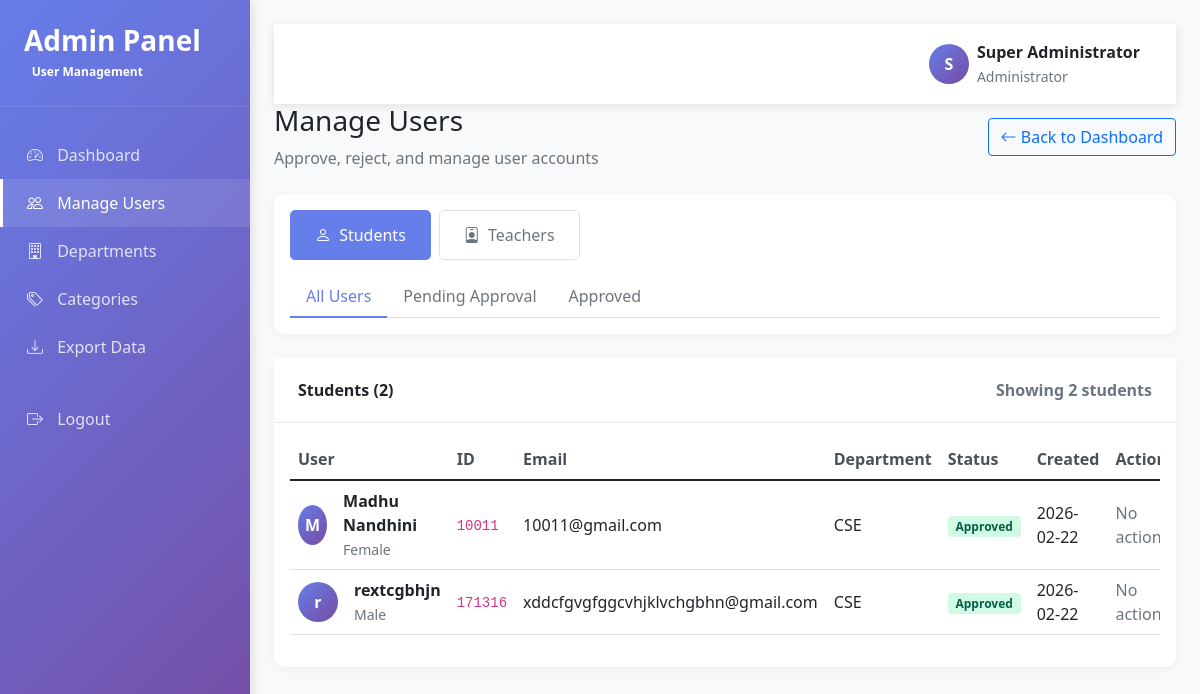
Screenshot of /admin/users (signed in) with the database file from the repository.
### tables this page shows
CREATE TABLE student (
            student_name TEXT NOT NULL,
            student_id TEXT PRIMARY KEY,
            email TEXT UNIQUE NOT NULL,
            phone_number TEXT,
            password TEXT NOT NULL,
            student_gender TEXT,
            student_dept TEXT
        , profile_picture TEXT, is_approved BOOLEAN DEFAULT 1, created_at TIMESTAMP);

### app.py (the view, shortened to what this page needs)
@app.route("/admin/users")
@admin_required
def admin_users():
    user_type = request.args.get("type", "students")
    status = request.args.get("status", "all")
    connection = sqlite3.connect(DB_PATH)
    connection.row_factory = sqlite3.Row
    cursor = connection.cursor()
    if user_type == "students":
        query = "SELECT * FROM student WHERE 1=1"
        params = []
        if status == "pending":
            query += " AND is_approved = 0"
        elif status == "approved":
            query += " AND is_approved = 1"
        query += " ORDER BY created_at DESC"
        cursor.execute(query, params)
        users = cursor.fetchall()
        user_type_name = "Students"
    connection.close()
    return render_template(
        "admin_users.html",
        users=users,
        user_type=user_type,
        user_type_name=user_type_name,
        status=status,
        admin_name=session.get("admin_name")
    )

### app.py (called while the page is built)
@app.context_processor
def inject_firebase_config():
    if FIREBASE_AVAILABLE:
        return dict(firebase_config=get_firebase_config())
    else:
        return dict(firebase_config=DEFAULT_FIREBASE_CONFIG)

@app.context_processor
def inject_csrf():
    return {"csrf_token": lambda: ""}

def admin_required(f):
    from functools import wraps
    @wraps(f)
    def decorated_function(*args, **kwargs):
        if not session.get("logged_in") or not session.get("admin_id"):
            return redirect(url_for("home"))
        return f(*args, **kwargs)
    return decorated_function

### firebase_config.py (called while the page is built)
def get_firebase_config():
    return FIREBASE_CONFIG

### templates/admin_users.html (shortened to what this page needs)
<!DOCTYPE html>
<html lang="en">
<head>
    <link href="https://cdn.jsdelivr.net/npm/bootstrap@5.1.3/dist/css/bootstrap.min.css" rel="stylesheet">
    <link rel="stylesheet" href="https://cdn.jsdelivr.net/npm/bootstrap-icons@1.8.1/font/bootstrap-icons.css">
</head>
<body>
    <div class="sidebar">
        <div class="sidebar-header d-flex align-items-center">
            <div>
                <h3>Admin Panel</h3>
                <span class="badge">User Management</span>
            </div>
        </div>
        <ul class="nav flex-column mt-4">
            <li class="nav-item">
                <a class="nav-link" href="{{ url_for('admin_dashboard') }}">
                    <i class="bi bi-speedometer2"></i> Dashboard
                </a>
            </li>
            <li class="nav-item">
                <a class="nav-link active" href="{{ url_for('admin_users') }}?type=students">
                    <i class="bi bi-people"></i> Manage Users
                </a>
            </li>
            <li class="nav-item">
                <a class="nav-link" href="{{ url_for('admin_departments') }}">
                    <i class="bi bi-building"></i> Departments
                </a>
            </li>
            <li class="nav-item">
                <a class="nav-link" href="{{ url_for('admin_categories') }}">
                    <i class="bi bi-tags"></i> Categories
                </a>
            </li>
            <li class="nav-item">
                <a class="nav-link" href="{{ url_for('admin_export') }}?type=students">
                    <i class="bi bi-download"></i> Export Data
                </a>
            </li>
            <li class="nav-item mt-4">
                <a class="nav-link" href="{{ url_for('admin_logout') }}">
                    <i class="bi bi-box-arrow-right"></i> Logout
                </a>
            </li>
        </ul>
    </div>
    <div class="main-content">
        <nav class="navbar navbar-expand-lg">
            <div class="container-fluid">
                <div class="d-flex align-items-center ms-auto">
                    <div class="user-avatar me-2">
                        {{ admin_name[0] if admin_name else 'A' }}
                    </div>
                    <div>
                        <div class="fw-bold">{{ admin_name }}</div>
                        <small class="text-muted">Administrator</small>
                    </div>
                </div>
            </div>
        </nav>
        <div class="d-flex justify-content-between align-items-center mb-4">
            <div>
                <h1 class="h3 mb-2">Manage Users</h1>
                <p class="text-muted mb-0">Approve, reject, and manage user accounts</p>
            </div>
            <div>
                <a href="{{ url_for('admin_dashboard') }}" class="btn btn-outline-primary">
                    <i class="bi bi-arrow-left"></i> Back to Dashboard
                </a>
            </div>
        </div>
        <div class="card mb-4">
            <div class="card-body">
                <div class="type-tabs mb-3">
                    <ul class="nav nav-pills">
                        <li class="nav-item">
                            <a class="nav-link {% if user_type == 'students' %}active{% endif %}"
                               href="{{ url_for('admin_users') }}?type=students&status={{ status }}">
                                <i class="bi bi-person me-1"></i> Students
                            </a>
                        </li>
                        <li class="nav-item">
                            <a class="nav-link {% if user_type == 'teachers' %}active{% endif %}"
                               href="{{ url_for('admin_users') }}?type=teachers&status={{ status }}">
                                <i class="bi bi-person-badge me-1"></i> Teachers
                            </a>
                        </li>
                    </ul>
                </div>
                <div class="filter-tabs">
                    <ul class="nav nav-tabs">
                        <li class="nav-item">
                            <a class="nav-link {% if status == 'all' %}active{% endif %}"
                               href="{{ url_for('admin_users') }}?type={{ user_type }}&status=all">
                                All Users
                            </a>
                        </li>
                        <li class="nav-item">
                            <a class="nav-link {% if status == 'pending' %}active{% endif %}"
                               href="{{ url_for('admin_users') }}?type={{ user_type }}&status=pending">
                                Pending Approval
                            </a>
                        </li>
                        <li class="nav-item">
                            <a class="nav-link {% if status == 'approved' %}active{% endif %}"
                               href="{{ url_for('admin_users') }}?type={{ user_type }}&status=approved">
                                Approved
                            </a>
                        </li>
                    </ul>
                </div>
            </div>
        </div>
        <div class="card">
            <div class="card-header d-flex justify-content-between align-items-center">
                <span>{{ user_type_name }} ({{ users|length }})</span>
                <div class="text-muted">
                    Showing {{ users|length }} {{ user_type_name.lower() }}
                </div>
            </div>
            <div class="card-body">
                {% if users %}
                <div class="table-responsive">
                    <table class="table table-hover">
                        <thead>
                            <tr>
                                <th>User</th>
                                <th>ID</th>
                                <th>Email</th>
                                <th>Department</th>
                                <th>Status</th>
                                <th>Created</th>
                                <th>Actions</th>
                            </tr>
                        </thead>
                        <tbody>
                            {% for user in users %}
                            <tr>
                                <td>
                                    <div class="d-flex align-items-center">
                                        <div class="user-avatar me-3">
                                            {% if user_type == 'students' %}
                                                {{ user['student_name'][0] if user['student_name'] else 'S' }}
                                            {% else %}
                                                {{ user['teacher_name'][0] if user['teacher_name'] else 'T' }}
                                            {% endif %}
                                        </div>
                                        <div>
                                            <div class="fw-bold">
                                                {% if user_type == 'students' %}
                                                    {{ user['student_name'] }}
                                                {% else %}
                                                    {{ user['teacher_name'] }}
                                                {% endif %}
                                            </div>
                                            <small class="text-muted">
                                                {% if user_type == 'students' %}
                                                    {{ user['student_gender'] if user['student_gender'] else 'No gender' }}
                                                {% else %}
                                                    {{ user['teacher_gender'] if user['teacher_gender'] else 'No gender' }}
                                                {% endif %}
                                            </small>
                                        </div>
                                    </div>
                                </td>
                                <td>
                                    <code>
                                        {% if user_type == 'students' %}
                                            {{ user['student_id'] }}
                                        {% else %}
                                            {{ user['teacher_id'] }}
                                        {% endif %}
                                    </code>
                                </td>
                                <td>{{ user['email'] }}</td>
                                <td>
                                    {% if user_type == 'students' %}
                                        {{ user['student_dept'] if user['student_dept'] else 'Not specified' }}
                                    {% else %}
                                        {{ user['teacher_dept'] if user['teacher_dept'] else 'Not specified' }}
                                    {% endif %}
                                </td>
                                <td>
                                    {% if user['is_approved'] %}
                                        <span class="badge badge-approved">Approved</span>
                                    {% else %}
                                        <span class="badge badge-pending">Pending</span>
                                    {% endif %}
                                </td>
                                <td>
                                    {% if user['created_at'] %}
                                        {{ user['created_at']|string|truncate(10, true, '') }}
                                    {% else %}
                                        N/A
                                    {% endif %}
                                </td>
                                <td>
                                    {% if not user['is_approved'] %}
                                    <div class="btn-group btn-group-sm">
                                        <button class="btn btn-approve"
                                                onclick="approveUser('{% if user_type == 'students' %}{{ user['student_id'] }}{% else %}{{ user['teacher_id'] }}{% endif %}', '{{ user_type[:-1] }}')">
                                            <i class="bi bi-check-lg"></i> Approve
                                        </button>
                                        <button class="btn btn-reject"
                                                onclick="rejectUser('{% if user_type == 'students' %}{{ user['student_id'] }}{% else %}{{ user['teacher_id'] }}{% endif %}', '{{ user_type[:-1] }}')">
                                            <i class="bi bi-x-lg"></i> Reject
                                        </button>
                                    </div>
                                    {% else %}
                                    <span class="text-muted">No actions</span>
                                    {% endif %}
                                </td>
                            </tr>
                            {% endfor %}
                        </tbody>
                    </table>
                </div>
                {% endif %}
            </div>
        </div>
    </div>
</body>
</html>

### templates/admin_users.html (style rules this page uses)
:root { --primary-color: #667eea; --secondary-color: #764ba2; }
body { background-color: #f8f9fa; font-family: 'Segoe UI', Tahoma, Geneva, Verdana, sans-serif; }
.sidebar { background: linear-gradient(135deg, var(--primary-color) 0%, var(--secondary-color) 100%); color: white; min-height: 100vh; position: fixed; width: 250px; transition: all 0.3s; box-shadow: 3px 0 10px rgba(0,0,0,0.1); }
.sidebar-header { padding: 1.5rem; border-bottom: 1px solid rgba(255,255,255,0.1); }
.sidebar-header h3 { margin: 0; font-weight: 600; }
.nav-link { color: rgba(255,255,255,0.8); padding: 0.75rem 1.5rem; border-left: 3px solid transparent; transition: all 0.3s; }
.nav-link:hover, .nav-link.active { color: white; background: rgba(255,255,255,0.1); border-left-color: white; }
.nav-link i { width: 20px; margin-right: 10px; }
.main-content { margin-left: 250px; padding: 1.5rem; transition: all 0.3s; }
.navbar { background: white; box-shadow: 0 2px 10px rgba(0,0,0,0.1); padding: 1rem 1.5rem; }
.card { border: none; box-shadow: 0 2px 10px rgba(0,0,0,0.05); border-radius: 10px; }
.card-header { background: white; border-bottom: 1px solid #e9ecef; padding: 1.25rem 1.5rem; font-weight: 600; }
.user-avatar { width: 40px; height: 40px; border-radius: 50%; background: linear-gradient(135deg, var(--primary-color), var(--secondary-color)); color: white; display: flex; align-items: center; justify-content: center; font-weight: 600; }
.badge-approved { background: #d1fae5; color: #065f46; }
.table th { border-top: none; font-weight: 600; color: #495057; }
.table td { vertical-align: middle; }
.filter-tabs .nav-link { color: #6c757d; border: none; border-bottom: 2px solid transparent; padding: 0.5rem 1rem; border-radius: 0; }
.filter-tabs .nav-link.active { color: var(--primary-color); border-bottom-color: var(--primary-color); background: transparent; }
.type-tabs .nav-link { color: #6c757d; border: 1px solid #dee2e6; margin-right: 0.5rem; border-radius: 5px; }
.type-tabs .nav-link.active { background: var(--primary-color); color: white; border-color: var(--primary-color); }

### rows the page displays
student: student_name "M", student_name "Madhu Nandhini", student_gender "Female", student_id "10011", email "10011@gmail.com", student_dept "CSE", is_approved "Approved", created_at "2026-02-22"
student: student_name "r", student_name "rextcgbhjn", student_gender "Male", student_id "171316", email "xddcfgvgfggcvhjklvchgbhn@gmail.com", student_dept "CSE", is_approved "Approved", created_at "2026-02-22"

### other values shown
{{ admin_name[0] if admin_name else 'A' }} "S"
{{ admin_name }} "Super Administrator"
{{ user_type_name }} "Students"
{{ users|length }} "2"
{{ user_type_name.lower() }} "students"
